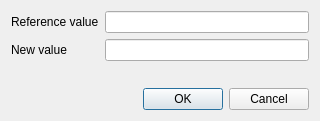
<?xml version="1.0" encoding="UTF-8"?>
<ui version="4.0">
 <class>ShiftAxisWidget</class>
 <widget class="QWidget" name="ShiftAxisWidget">
  <property name="geometry">
   <rect>
    <x>0</x>
    <y>0</y>
    <width>320</width>
    <height>121</height>
   </rect>
  </property>
  <property name="windowTitle">
   <string>Shift axis</string>
  </property>
  <layout class="QVBoxLayout" name="verticalLayout">
   <item>
    <layout class="QFormLayout" name="formLayout">
     <item row="0" column="0">
      <widget class="QLabel" name="ql_referenceValue">
       <property name="text">
        <string>Reference value</string>
       </property>
      </widget>
     </item>
     <item row="0" column="1">
      <widget class="QLineEdit" name="qle_referenceValue"/>
     </item>
     <item row="1" column="0">
      <widget class="QLabel" name="ql_newValue">
       <property name="text">
        <string>New value</string>
       </property>
      </widget>
     </item>
     <item row="1" column="1">
      <widget class="QLineEdit" name="qle_newValue"/>
     </item>
    </layout>
   </item>
   <item>
    <widget class="QDialogButtonBox" name="buttonBox">
     <property name="standardButtons">
      <set>QDialogButtonBox::Cancel|QDialogButtonBox::Ok</set>
     </property>
    </widget>
   </item>
  </layout>
 </widget>
 <resources/>
 <connections/>
</ui>
